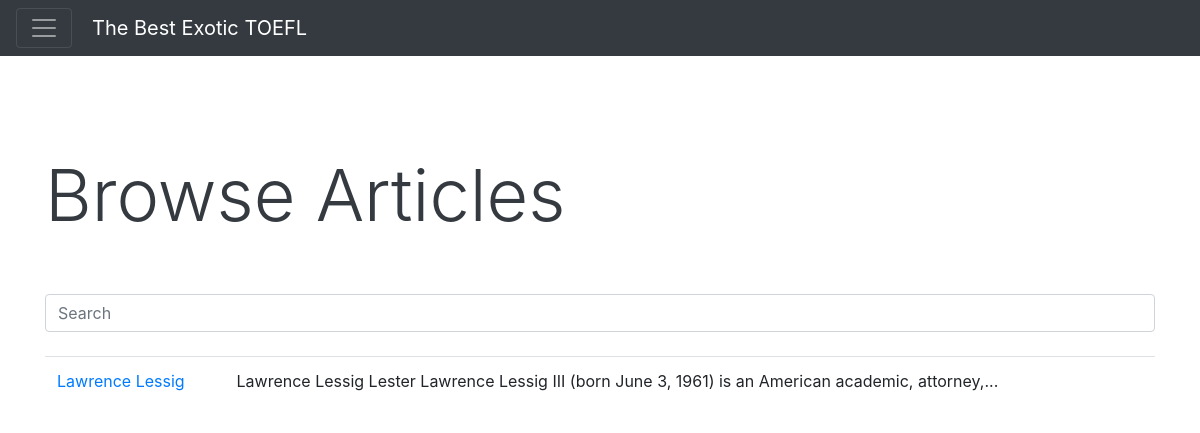
Page /articles/browse on the committed database.
### app/models/pages.py (models this page shows, shortened)
class Page(db.Model):
    id = db.Column(db.Integer, primary_key=True)
    title = db.Column(db.String)
    author = db.Column(db.String)
    copyright_info = db.Column(db.String)
    content = db.Column(db.TEXT)
    questions = db.relationship('Question', secondary=questions, lazy='subquery',
                                backref=db.backref('pages', lazy=True))
    def content_teaser(self, size=15):
        return self.content[:size-3]+'...'

### app/routes/wiki.py (the view)
@app.route('/articles/browse')
@cache.cached()
def browse():
    try:
        query = request.args['query']
    except KeyError:
        query = ""
    return render_template('wiki/browse_pages.html', query=query, pages=Page.query.all())

### app/routes/utils.py (called while the page is built)
@app.context_processor
def inject_globals():
    return {
        'user': current_user,
        'get_flashed_messages': get_flashed_messages
    }

### app/templates/wiki/browse_pages.html
{% extends "utils/base.html" %}
{% block content %}
    {% include "utils/_navbar_top.html" %}
    <div class="container">
        <br><br><br><br>
        <h1 class="display-3 text-dark">Browse Articles</h1>
        <br><br>
    </div>
    <div class="container">
        <form>
            <input class="form-control" name="query" type="text" placeholder="Search"
                   {% if query %}value="{{ query }}"{% endif %}>
        </form>
        <br>
        <table class="table">
            <tbody>
            {% for page in pages %}
                <tr>
                    <td><a class="text-decoration-none" href="/articles/{{ page.title }}">{{ page.title }}</a></td>
                    <td>{{ page.content_teaser(100) }}</td>
                </tr>
            {% endfor %}
            </tbody>
        </table>
    </div>
{% endblock %}

### rows in the picture
Page: title "Lawrence Lessig", content_teaser "Lawrence Lessig Lester Lawrence Lessig III (born June 3, 1961) is an American academic, attorney,..."
